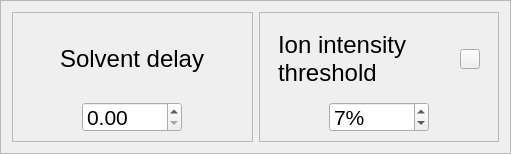
            <widget class="QFrame" name="frame_14">
             <property name="sizePolicy">
              <sizepolicy hsizetype="Expanding" vsizetype="Expanding">
               <horstretch>0</horstretch>
               <verstretch>0</verstretch>
              </sizepolicy>
             </property>
             <property name="minimumSize">
              <size>
               <width>0</width>
               <height>0</height>
              </size>
             </property>
             <property name="maximumSize">
              <size>
               <width>16777215</width>
               <height>16777215</height>
              </size>
             </property>
             <property name="frameShape">
              <enum>QFrame::StyledPanel</enum>
             </property>
             <property name="frameShadow">
              <enum>QFrame::Raised</enum>
             </property>
             <layout class="QHBoxLayout" name="horizontalLayout_7" stretch="1,1">
              <item>
               <widget class="QFrame" name="frame_22">
                <property name="sizePolicy">
                 <sizepolicy hsizetype="Expanding" vsizetype="Expanding">
                  <horstretch>0</horstretch>
                  <verstretch>0</verstretch>
                 </sizepolicy>
                </property>
                <property name="minimumSize">
                 <size>
                  <width>0</width>
                  <height>0</height>
                 </size>
                </property>
                <property name="maximumSize">
                 <size>
                  <width>16777215</width>
                  <height>16777215</height>
                 </size>
                </property>
                <property name="frameShape">
                 <enum>QFrame::StyledPanel</enum>
                </property>
                <property name="frameShadow">
                 <enum>QFrame::Raised</enum>
                </property>
                <layout class="QGridLayout" name="gridLayout_14">
                 <item row="0" column="0">
                  <widget class="QWidget" name="widget_6" native="true">
                   <layout class="QHBoxLayout" name="horizontalLayout_11">
                    <item>
                     <widget class="QLabel" name="label_20">
                      <property name="sizePolicy">
                       <sizepolicy hsizetype="Maximum" vsizetype="Preferred">
                        <horstretch>0</horstretch>
                        <verstretch>0</verstretch>
                       </sizepolicy>
                      </property>
                      <property name="minimumSize">
                       <size>
                        <width>0</width>
                        <height>50</height>
                       </size>
                      </property>
                      <property name="maximumSize">
                       <size>
                        <width>16777215</width>
                        <height>16777215</height>
                       </size>
                      </property>
                      <property name="font">
                       <font>
                        <pointsize>18</pointsize>
                        <weight>50</weight>
                        <italic>false</italic>
                        <bold>false</bold>
                       </font>
                      </property>
                      <property name="styleSheet">
                       <string notr="true">font: 18pt;</string>
                      </property>
                      <property name="text">
                       <string>Solvent delay</string>
                      </property>
                      <property name="wordWrap">
                       <bool>true</bool>
                      </property>
                     </widget>
                    </item>
                   </layout>
                  </widget>
                 </item>
                 <item row="1" column="0" alignment="Qt::AlignHCenter">
                  <widget class="QDoubleSpinBox" name="doubleSpinBox_7">
                   <property name="minimumSize">
                    <size>
                     <width>100</width>
                     <height>30</height>
                    </size>
                   </property>
                   <property name="maximumSize">
                    <size>
                     <width>100</width>
                     <height>30</height>
                    </size>
                   </property>
                   <property name="styleSheet">
                    <string notr="true">font: 16pt;</string>
                   </property>
                   <property name="prefix">
                    <string notr="true"/>
                   </property>
                   <property name="suffix">
                    <string/>
                   </property>
                   <property name="maximum">
                    <double>9999.000000000000000</double>
                   </property>
                   <property name="singleStep">
                    <double>0.050000000000000</double>
                   </property>
                   <property name="value">
                    <double>0.000000000000000</double>
                   </property>
                  </widget>
                 </item>
                </layout>
               </widget>
              </item>
              <item>
               <widget class="QFrame" name="frame_15">
                <property name="sizePolicy">
                 <sizepolicy hsizetype="Expanding" vsizetype="Expanding">
                  <horstretch>0</horstretch>
                  <verstretch>0</verstretch>
                 </sizepolicy>
                </property>
                <property name="minimumSize">
                 <size>
                  <width>0</width>
                  <height>0</height>
                 </size>
                </property>
                <property name="maximumSize">
                 <size>
                  <width>16777215</width>
                  <height>16777215</height>
                 </size>
                </property>
                <property name="frameShape">
                 <enum>QFrame::StyledPanel</enum>
                </property>
                <property name="frameShadow">
                 <enum>QFrame::Raised</enum>
                </property>
                <layout class="QGridLayout" name="gridLayout_15">
                 <property name="leftMargin">
                  <number>9</number>
                 </property>
                 <property name="topMargin">
                  <number>9</number>
                 </property>
                 <property name="rightMargin">
                  <number>9</number>
                 </property>
                 <property name="bottomMargin">
                  <number>9</number>
                 </property>
                 <property name="spacing">
                  <number>6</number>
                 </property>
                 <item row="1" column="0" alignment="Qt::AlignHCenter">
                  <widget class="QSpinBox" name="spinBox_6">
                   <property name="minimumSize">
                    <size>
                     <width>100</width>
                     <height>30</height>
                    </size>
                   </property>
                   <property name="maximumSize">
                    <size>
                     <width>100</width>
                     <height>30</height>
                    </size>
                   </property>
                   <property name="styleSheet">
                    <string notr="true">font: 16pt;</string>
                   </property>
                   <property name="suffix">
                    <string>%</string>
                   </property>
                   <property name="maximum">
                    <number>100</number>
                   </property>
                   <property name="value">
                    <number>7</number>
                   </property>
                  </widget>
                 </item>
                 <item row="0" column="0">
                  <widget class="QWidget" name="widget_8" native="true">
                   <layout class="QHBoxLayout" name="horizontalLayout_13">
                    <item>
                     <widget class="QLabel" name="label_19">
                      <property name="sizePolicy">
                       <sizepolicy hsizetype="Preferred" vsizetype="Preferred">
                        <horstretch>0</horstretch>
                        <verstretch>0</verstretch>
                       </sizepolicy>
                      </property>
                      <property name="minimumSize">
                       <size>
                        <width>0</width>
                        <height>0</height>
                       </size>
                      </property>
                      <property name="maximumSize">
                       <size>
                        <width>16777215</width>
                        <height>16777215</height>
                       </size>
                      </property>
                      <property name="font">
                       <font>
                        <pointsize>18</pointsize>
                        <weight>50</weight>
                        <italic>false</italic>
                        <bold>false</bold>
                       </font>
                      </property>
                      <property name="styleSheet">
                       <string notr="true">font: 18pt;</string>
                      </property>
                      <property name="text">
                       <string>Ion intensity threshold</string>
                      </property>
                      <property name="wordWrap">
                       <bool>true</bool>
                      </property>
                     </widget>
                    </item>
                    <item>
                     <widget class="QPushButton" name="pushButton_18">
                      <property name="minimumSize">
                       <size>
                        <width>20</width>
                        <height>20</height>
                       </size>
                      </property>
                      <property name="maximumSize">
                       <size>
                        <width>20</width>
                        <height>20</height>
                       </size>
                      </property>
                      <property name="text">
                       <string/>
                      </property>
                      <property name="icon">
                       <iconset>
                        <normaloff>../Combine/R-C.png</normaloff>../Combine/R-C.png</iconset>
                      </property>
                      <property name="iconSize">
                       <size>
                        <width>20</width>
                        <height>20</height>
                       </size>
                      </property>
                     </widget>
                    </item>
                   </layout>
                  </widget>
                 </item>
                </layout>
               </widget>
              </item>
             </layout>
            </widget>
